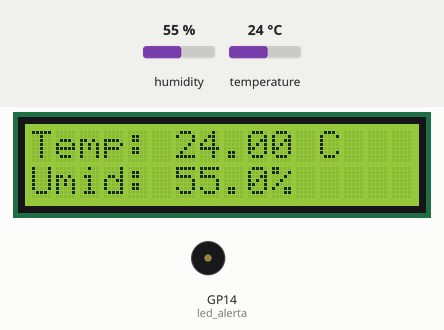
Simulated run of this program. Board: Raspberry Pi Pico running MicroPython. On the bench: 16×2 character LCD, buzzer (waves = sounding, pin HIGH). Wiring (from the project's diagram.json): buzzer on GP14, PIR motion sensor on GP15. The inputs (shaded band) are chosen by the test bench; at power-on: humidity 55 %, temperature 24 °C.

Above: at 3.2 s.
3.3 s: humidity set to 79 %
At 4.7 s:
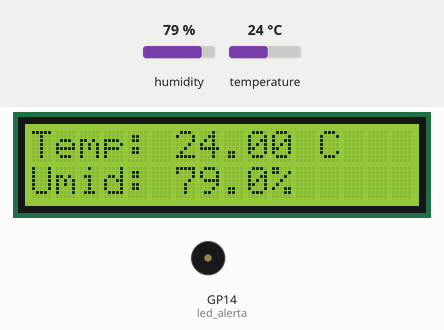
9.3 s: humidity set to 83 %
At 10.7 s:
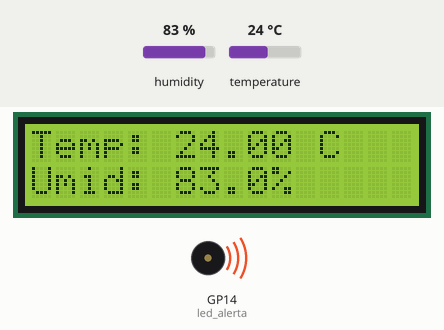
15.3 s: temperature set to 12 °C
At 17.9 s:
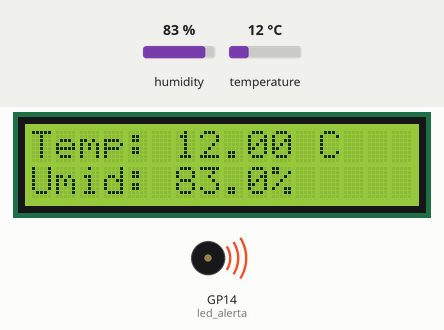
20.0 s: temperature set to 19 °C
At 21.6 s:
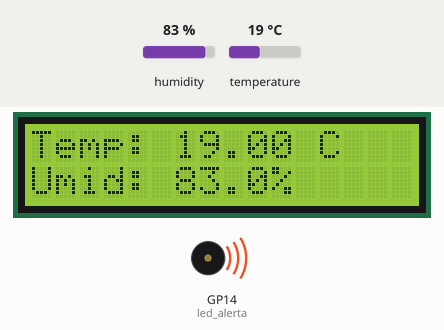
Timing chart, 0 to 23.1 s (numbered marks = the images above; inputs shaded):
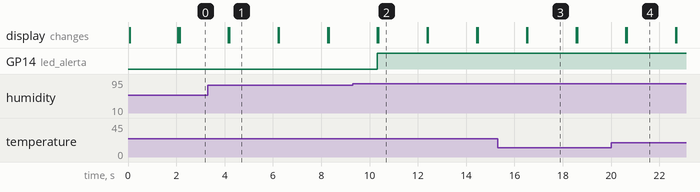

Measured:
- the behaviour switches between 80 and 81 % on humidity (found by bisection; images 1 and 2)
- after the input at 3.3 s, the display: first differs from a run without the input after 0.89 s (image 1)
- after the input at 9.3 s, GP14 (led_alerta): LOW → HIGH after 1.0 s; the display: first differs from a run without the input after 1.1 s (image 2)
- after the input at 15.3 s, the display: first differs from a run without the input after 1.2 s (image 3)
- after the input at 20.0 s, the display: first differs from a run without the input after 0.65 s (image 4)
- what the display in image 1 shows lasts 2.0 s, from 4.2 s to 6.2 s

The program:

sensorDeTempEhumidade.py
```python
from machine import I2C, Pin
from time import sleep
from dht import DHT22
from pico_i2c_lcd import I2cLcd

# ====== CONFIGURAÇÃO DO LED ======
led_alerta = Pin(14, Pin.OUT)   # LED no pino GP14 (altere se necessário)

# ====== LIMITES DE SEGURANÇA ======
TEMP_MAX = 28       # Temperatura máxima permitida
UMID_MAX = 80       # Umidade máxima permitida

# ====== CONFIGURAÇÃO DO SENSOR DHT22 ======
sensor = DHT22(Pin(15))

# ====== CONFIGURAÇÃO DO LCD ======
i2c = I2C(0, scl=Pin(17), sda=Pin(16), freq=400000)
I2C_ADDR = i2c.scan()[0]
lcd = I2cLcd(i2c, I2C_ADDR, 2, 16)

# Mensagem inicial
lcd.putstr("Iniciando sensor...")
sleep(2)
lcd.clear()

# ====== LOOP PRINCIPAL ======
while True:
    sensor.measure()
    temp = sensor.temperature()
    umid = sensor.humidity()

    # ==== LÓGICA DO LED ====
    if temp > TEMP_MAX or umid > UMID_MAX:
        led_alerta.value(1)  # Liga LED (alerta)
    else:
        led_alerta.value(0)  # Desliga LED

    # ==== MOSTRA NO LCD ====
    lcd.clear()
    lcd.putstr(f"Temp: {temp:.2f} C")
    lcd.move_to(0, 1)
    lcd.putstr(f"Umid: {umid:.1f}%")

    sleep(2)
```
